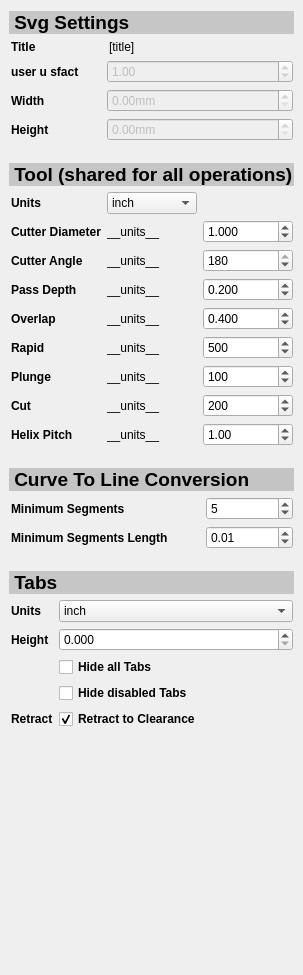
      <widget class="QWidget" name="scrollAreaWidgetContents">
       <property name="geometry">
        <rect>
         <x>0</x>
         <y>0</y>
         <width>303</width>
         <height>975</height>
        </rect>
       </property>
       <layout class="QVBoxLayout" name="verticalLayout_2" stretch="0,0,0,0,1">
        <property name="spacing">
         <number>22</number>
        </property>
        <property name="leftMargin">
         <number>9</number>
        </property>
        <property name="rightMargin">
         <number>9</number>
        </property>
        <item>
         <layout class="QVBoxLayout" name="verticalLayoutSettingsContent">
          <property name="spacing">
           <number>6</number>
          </property>
          <item>
           <widget class="QLabel" name="label_SvgSettings">
            <property name="font">
             <font>
              <pointsize>14</pointsize>
              <bold>true</bold>
             </font>
            </property>
            <property name="styleSheet">
             <string notr="true">background-color: rgb(198, 198, 198);</string>
            </property>
            <property name="text">
             <string> Svg Settings</string>
            </property>
           </widget>
          </item>
          <item>
           <layout class="QGridLayout" name="gridLayout" columnstretch="0,0,0">
            <property name="leftMargin">
             <number>2</number>
            </property>
            <property name="rightMargin">
             <number>1</number>
            </property>
            <item row="3" column="1" colspan="2">
             <widget class="QDoubleSpinBox" name="SvgModelWidth">
              <property name="enabled">
               <bool>false</bool>
              </property>
              <property name="suffix">
               <string>mm</string>
              </property>
              <property name="maximum">
               <double>999.990000000000009</double>
              </property>
             </widget>
            </item>
            <item row="2" column="1" colspan="2">
             <widget class="QDoubleSpinBox" name="PxPerInch">
              <property name="enabled">
               <bool>false</bool>
              </property>
              <property name="maximum">
               <double>999.990000000000009</double>
              </property>
              <property name="value">
               <double>1.000000000000000</double>
              </property>
             </widget>
            </item>
            <item row="1" column="0">
             <widget class="QLabel" name="label_title">
              <property name="font">
               <font>
                <bold>true</bold>
               </font>
              </property>
              <property name="text">
               <string>Title</string>
              </property>
             </widget>
            </item>
            <item row="4" column="0">
             <widget class="QLabel" name="label_SvgModelHeight">
              <property name="font">
               <font>
                <bold>true</bold>
               </font>
              </property>
              <property name="text">
               <string>Height</string>
              </property>
             </widget>
            </item>
            <item row="3" column="0">
             <widget class="QLabel" name="label_SvgModelWidth">
              <property name="font">
               <font>
                <bold>true</bold>
               </font>
              </property>
              <property name="text">
               <string>Width</string>
              </property>
             </widget>
            </item>
            <item row="2" column="0">
             <widget class="QLabel" name="label_PxPerInch">
              <property name="font">
               <font>
                <bold>true</bold>
               </font>
              </property>
              <property name="text">
               <string>user u sfact</string>
              </property>
             </widget>
            </item>
            <item row="4" column="1" colspan="2">
             <widget class="QDoubleSpinBox" name="SvgModelHeight">
              <property name="enabled">
               <bool>false</bool>
              </property>
              <property name="suffix">
               <string>mm</string>
              </property>
              <property name="maximum">
               <double>999.990000000000009</double>
              </property>
             </widget>
            </item>
            <item row="1" column="1" colspan="2">
             <widget class="QLabel" name="SvgTitle">
              <property name="text">
               <string>&lt;html&gt;&lt;head/&gt;&lt;body&gt;&lt;p&gt;[title]&lt;/p&gt;&lt;/body&gt;&lt;/html&gt;</string>
              </property>
              <property name="indent">
               <number>2</number>
              </property>
             </widget>
            </item>
           </layout>
          </item>
         </layout>
        </item>
        <item>
         <layout class="QVBoxLayout" name="verticalLayoutToolContent">
          <property name="spacing">
           <number>6</number>
          </property>
          <item>
           <widget class="QLabel" name="label_Tool">
            <property name="font">
             <font>
              <pointsize>14</pointsize>
              <bold>true</bold>
             </font>
            </property>
            <property name="styleSheet">
             <string notr="true">background-color: rgb(198, 198, 198);</string>
            </property>
            <property name="text">
             <string> Tool (shared for all operations)</string>
            </property>
           </widget>
          </item>
          <item>
           <layout class="QGridLayout" name="gridLayout_Tool">
            <property name="leftMargin">
             <number>2</number>
            </property>
            <property name="rightMargin">
             <number>1</number>
            </property>
            <item row="1" column="1">
             <widget class="QLabel" name="label_Tool_Diameter_UnitsDescr">
              <property name="text">
               <string>__units__</string>
              </property>
             </widget>
            </item>
            <item row="7" column="1">
             <widget class="QLabel" name="label_Tool_Cut_UnitsDescr">
              <property name="text">
               <string>__units__</string>
              </property>
             </widget>
            </item>
            <item row="6" column="2">
             <widget class="QSpinBox" name="Tool_Plunge">
              <property name="toolTip">
               <string>The speed the tool plunges downwards into the material</string>
              </property>
              <property name="maximum">
               <number>1000</number>
              </property>
              <property name="value">
               <number>100</number>
              </property>
             </widget>
            </item>
            <item row="7" column="2">
             <widget class="QSpinBox" name="Tool_Cut">
              <property name="toolTip">
               <string>The speed the tool moves horizontally during cutting</string>
              </property>
              <property name="maximum">
               <number>1000</number>
              </property>
              <property name="value">
               <number>200</number>
              </property>
             </widget>
            </item>
            <item row="7" column="0">
             <widget class="QLabel" name="label_Tool_Cut">
              <property name="font">
               <font>
                <bold>true</bold>
               </font>
              </property>
              <property name="text">
               <string>Cut</string>
              </property>
             </widget>
            </item>
            <item row="3" column="1">
             <widget class="QLabel" name="label_Tool_PassDepth_UnitsDescr">
              <property name="text">
               <string>__units__</string>
              </property>
             </widget>
            </item>
            <item row="3" column="0">
             <widget class="QLabel" name="label_Tool_PassDepth">
              <property name="font">
               <font>
                <bold>true</bold>
               </font>
              </property>
              <property name="text">
               <string>Pass Depth</string>
              </property>
             </widget>
            </item>
            <item row="2" column="0">
             <widget class="QLabel" name="label_Tool_Angle">
              <property name="font">
               <font>
                <bold>true</bold>
               </font>
              </property>
              <property name="text">
               <string>Cutter Angle</string>
              </property>
             </widget>
            </item>
            <item row="1" column="0">
             <widget class="QLabel" name="label_Tool_Diameter">
              <property name="font">
               <font>
                <bold>true</bold>
               </font>
              </property>
              <property name="text">
               <string>Cutter Diameter</string>
              </property>
             </widget>
            </item>
            <item row="6" column="0">
             <widget class="QLabel" name="label_Tool_Plunge">
              <property name="font">
               <font>
                <bold>true</bold>
               </font>
              </property>
              <property name="text">
               <string>Plunge</string>
              </property>
             </widget>
            </item>
            <item row="2" column="1">
             <widget class="QLabel" name="label_Tool_Angle_UnitsDescr">
              <property name="text">
               <string>__units__</string>
              </property>
             </widget>
            </item>
            <item row="6" column="1">
             <widget class="QLabel" name="label_Tool_Plunge_UnitsDescr">
              <property name="text">
               <string>__units__</string>
              </property>
             </widget>
            </item>
            <item row="3" column="2">
             <widget class="QDoubleSpinBox" name="Tool_PassDepth">
              <property name="decimals">
               <number>3</number>
              </property>
              <property name="maximum">
               <double>30.000000000000000</double>
              </property>
              <property name="singleStep">
               <double>0.500000000000000</double>
              </property>
              <property name="value">
               <double>0.200000000000000</double>
              </property>
             </widget>
            </item>
            <item row="5" column="2">
             <widget class="QSpinBox" name="Tool_Rapid">
              <property name="toolTip">
               <string>The speed the tool moves while not cutting</string>
              </property>
              <property name="maximum">
               <number>1000</number>
              </property>
              <property name="value">
               <number>500</number>
              </property>
             </widget>
            </item>
            <item row="4" column="2">
             <widget class="QDoubleSpinBox" name="Tool_Overlap">
              <property name="decimals">
               <number>3</number>
              </property>
              <property name="maximum">
               <double>1.000000000000000</double>
              </property>
              <property name="singleStep">
               <double>0.010000000000000</double>
              </property>
              <property name="value">
               <double>0.400000000000000</double>
              </property>
             </widget>
            </item>
            <item row="0" column="1">
             <widget class="QComboBox" name="Tool_Units">
              <item>
               <property name="text">
                <string>inch</string>
               </property>
              </item>
              <item>
               <property name="text">
                <string>mm</string>
               </property>
              </item>
             </widget>
            </item>
            <item row="0" column="0">
             <widget class="QLabel" name="label_Tool_Units">
              <property name="font">
               <font>
                <bold>true</bold>
               </font>
              </property>
              <property name="text">
               <string>Units</string>
              </property>
             </widget>
            </item>
            <item row="5" column="1">
             <widget class="QLabel" name="label_Tool_Rapid_UnitsDescr">
              <property name="text">
               <string>__units__</string>
              </property>
             </widget>
            </item>
            <item row="4" column="1">
             <widget class="QLabel" name="label_Tool_Overlap_UnitsDescr">
              <property name="text">
               <string>__units__</string>
              </property>
             </widget>
            </item>
            <item row="5" column="0">
             <widget class="QLabel" name="label_Tool_Rapid">
              <property name="font">
               <font>
                <bold>true</bold>
               </font>
              </property>
              <property name="text">
               <string>Rapid</string>
              </property>
             </widget>
            </item>
            <item row="2" column="2">
             <widget class="QSpinBox" name="Tool_Angle">
              <property name="maximum">
               <number>180</number>
              </property>
              <property name="value">
               <number>180</number>
              </property>
             </widget>
            </item>
            <item row="4" column="0">
             <widget class="QLabel" name="label_Tool_Overlap">
              <property name="font">
               <font>
                <bold>true</bold>
               </font>
              </property>
              <property name="text">
               <string>Overlap</string>
              </property>
             </widget>
            </item>
            <item row="1" column="2">
             <widget class="QDoubleSpinBox" name="Tool_Diameter">
              <property name="decimals">
               <number>3</number>
              </property>
              <property name="maximum">
               <double>32.000000000000000</double>
              </property>
              <property name="singleStep">
               <double>0.100000000000000</double>
              </property>
              <property name="value">
               <double>1.000000000000000</double>
              </property>
             </widget>
            </item>
            <item row="8" column="0">
             <widget class="QLabel" name="label_Tool_HelixPitch">
              <property name="font">
               <font>
                <bold>true</bold>
               </font>
              </property>
              <property name="text">
               <string>Helix Pitch </string>
              </property>
             </widget>
            </item>
            <item row="8" column="1">
             <widget class="QLabel" name="label_Tool_HelixPitch_UnitsDescr">
              <property name="text">
               <string>__units__</string>
              </property>
             </widget>
            </item>
            <item row="8" column="2">
             <widget class="QDoubleSpinBox" name="Tool_HelixPitch">
              <property name="singleStep">
               <double>0.100000000000000</double>
              </property>
              <property name="value">
               <double>1.000000000000000</double>
              </property>
             </widget>
            </item>
           </layout>
          </item>
         </layout>
        </item>
        <item>
         <layout class="QVBoxLayout" name="verticalLayoutCurveToLineConversion" stretch="0,0">
          <property name="spacing">
           <number>6</number>
          </property>
          <item>
           <widget class="QLabel" name="labelCurveToLineConversion">
            <property name="font">
             <font>
              <pointsize>14</pointsize>
              <bold>true</bold>
             </font>
            </property>
            <property name="styleSheet">
             <string notr="true">background-color: rgb(196, 196, 196);</string>
            </property>
            <property name="text">
             <string> Curve To Line Conversion</string>
            </property>
           </widget>
          </item>
          <item>
           <layout class="QFormLayout" name="formLayoutCurveToLineConversion">
            <property name="labelAlignment">
             <set>Qt::AlignmentFlag::AlignLeading|Qt::AlignmentFlag::AlignLeft|Qt::AlignmentFlag::AlignVCenter</set>
            </property>
            <property name="formAlignment">
             <set>Qt::AlignmentFlag::AlignLeading|Qt::AlignmentFlag::AlignLeft|Qt::AlignmentFlag::AlignTop</set>
            </property>
            <property name="verticalSpacing">
             <number>6</number>
            </property>
            <property name="leftMargin">
             <number>2</number>
            </property>
            <property name="topMargin">
             <number>0</number>
            </property>
            <property name="rightMargin">
             <number>1</number>
            </property>
            <item row="0" column="0">
             <widget class="QLabel" name="label_CurveToLineConversion_MinimumNbSegments">
              <property name="minimumSize">
               <size>
                <width>189</width>
                <height>0</height>
               </size>
              </property>
              <property name="font">
               <font>
                <bold>true</bold>
               </font>
              </property>
              <property name="text">
               <string>Minimum Segments</string>
              </property>
             </widget>
            </item>
            <item row="0" column="1">
             <widget class="QSpinBox" name="CurveToLineConversion_MinimumNbSegments">
              <property name="enabled">
               <bool>true</bool>
              </property>
              <property name="minimum">
               <number>1</number>
              </property>
              <property name="value">
               <number>5</number>
              </property>
             </widget>
            </item>
            <item row="1" column="0">
             <widget class="QLabel" name="label_CurveToLineConversion_MinimumSegmentsLength">
              <property name="font">
               <font>
                <bold>true</bold>
               </font>
              </property>
              <property name="text">
               <string>Minimum Segments Length</string>
              </property>
             </widget>
            </item>
            <item row="1" column="1">
             <widget class="QDoubleSpinBox" name="CurveToLineConversion_MinimumSegmentsLength">
              <property name="maximum">
               <double>1.000000000000000</double>
              </property>
              <property name="singleStep">
               <double>0.010000000000000</double>
              </property>
              <property name="value">
               <double>0.010000000000000</double>
              </property>
             </widget>
            </item>
           </layout>
          </item>
         </layout>
        </item>
        <item>
         <layout class="QVBoxLayout" name="verticalLayoutTabsContent" stretch="0,0,1">
          <property name="spacing">
           <number>6</number>
          </property>
          <property name="bottomMargin">
           <number>0</number>
          </property>
          <item>
           <widget class="QLabel" name="label_Tabs">
            <property name="enabled">
             <bool>true</bool>
            </property>
            <property name="font">
             <font>
              <pointsize>14</pointsize>
              <bold>true</bold>
             </font>
            </property>
            <property name="styleSheet">
             <string notr="true">background-color: rgb(198, 198, 198);</string>
            </property>
            <property name="text">
             <string> Tabs</string>
            </property>
           </widget>
          </item>
          <item>
           <widget class="QWidget" name="tabsGlobals" native="true">
            <property name="minimumSize">
             <size>
              <width>0</width>
              <height>0</height>
             </size>
            </property>
            <layout class="QVBoxLayout" name="verticalLayout_4" stretch="0">
             <property name="leftMargin">
              <number>2</number>
             </property>
             <property name="topMargin">
              <number>0</number>
             </property>
             <property name="rightMargin">
              <number>1</number>
             </property>
             <property name="bottomMargin">
              <number>9</number>
             </property>
             <item>
              <layout class="QFormLayout" name="formLayout_Tabs">
               <property name="labelAlignment">
                <set>Qt::AlignmentFlag::AlignLeading|Qt::AlignmentFlag::AlignLeft|Qt::AlignmentFlag::AlignVCenter</set>
               </property>
               <property name="formAlignment">
                <set>Qt::AlignmentFlag::AlignLeading|Qt::AlignmentFlag::AlignLeft|Qt::AlignmentFlag::AlignTop</set>
               </property>
               <item row="0" column="0">
                <widget class="QLabel" name="label_TabsUnits">
                 <property name="font">
                  <font>
                   <bold>true</bold>
                  </font>
                 </property>
                 <property name="text">
                  <string>Units</string>
                 </property>
                </widget>
               </item>
               <item row="0" column="1">
                <widget class="QComboBox" name="Tabs_Units">
                 <property name="enabled">
                  <bool>true</bool>
                 </property>
                 <item>
                  <property name="text">
                   <string>inch</string>
                  </property>
                 </item>
                 <item>
                  <property name="text">
                   <string>mm</string>
                  </property>
                 </item>
                </widget>
               </item>
               <item row="1" column="0">
                <widget class="QLabel" name="label_Tabs_Height">
                 <property name="font">
                  <font>
                   <bold>true</bold>
                  </font>
                 </property>
                 <property name="text">
                  <string>Height</string>
                 </property>
                </widget>
               </item>
               <item row="1" column="1">
                <widget class="QDoubleSpinBox" name="Tabs_Height">
                 <property name="enabled">
                  <bool>true</bool>
                 </property>
                 <property name="decimals">
                  <number>3</number>
                 </property>
                </widget>
               </item>
               <item row="2" column="0">
                <widget class="QLabel" name="label">
                 <property name="text">
                  <string/>
                 </property>
                </widget>
               </item>
               <item row="2" column="1">
                <widget class="QCheckBox" name="Tabs_hideAllTabs">
                 <property name="font">
                  <font>
                   <bold>true</bold>
                  </font>
                 </property>
                 <property name="text">
                  <string>Hide all Tabs</string>
                 </property>
                </widget>
               </item>
               <item row="3" column="1">
                <widget class="QCheckBox" name="Tabs_hideDisabledTabs">
                 <property name="font">
                  <font>
                   <bold>true</bold>
                  </font>
                 </property>
                 <property name="text">
                  <string>Hide disabled Tabs</string>
                 </property>
                </widget>
               </item>
               <item row="4" column="0">
                <widget class="QLabel" name="label_Retract">
                 <property name="font">
                  <font>
                   <bold>true</bold>
                  </font>
                 </property>
                 <property name="text">
                  <string>Retract</string>
                 </property>
                </widget>
               </item>
               <item row="4" column="1">
                <widget class="QCheckBox" name="Tabs_RetractToSafe">
                 <property name="font">
                  <font>
                   <bold>true</bold>
                  </font>
                 </property>
                 <property name="text">
                  <string>Retract to Clearance</string>
                 </property>
                 <property name="checked">
                  <bool>true</bool>
                 </property>
                </widget>
               </item>
              </layout>
             </item>
            </layout>
           </widget>
          </item>
          <item>
           <widget class="PyCutTabsTableViewManager" name="tabsview_manager" native="true">
            <property name="sizePolicy">
             <sizepolicy hsizetype="Preferred" vsizetype="Preferred">
              <horstretch>0</horstretch>
              <verstretch>0</verstretch>
             </sizepolicy>
            </property>
            <property name="minimumSize">
             <size>
              <width>0</width>
              <height>180</height>
             </size>
            </property>
           </widget>
          </item>
         </layout>
        </item>
        <item>
         <spacer name="verticalSpacer">
          <property name="orientation">
           <enum>Qt::Orientation::Vertical</enum>
          </property>
          <property name="sizeType">
           <enum>QSizePolicy::Policy::Expanding</enum>
          </property>
          <property name="sizeHint" stdset="0">
           <size>
            <width>20</width>
            <height>40</height>
           </size>
          </property>
         </spacer>
        </item>
       </layout>
      </widget>
